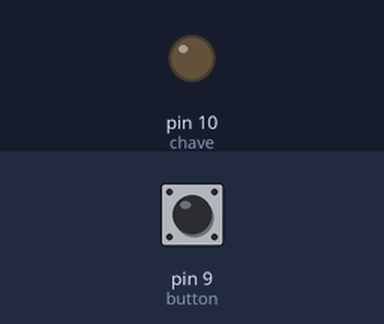
A sketch run on a simulated Arduino Uno, built with avr-gcc and run on an emulated ATmega328P. On the bench: output pins drawn as LEDs (lit = HIGH). Inputs (shaded band) come from the test bench; at power-on: pin 9 (button) LOW.

Above: at 1.2 s.
1.3 s: pin 9 (button) pulled HIGH for 0.15 s
At 1.37 s:
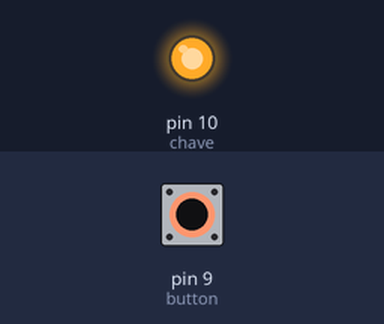
2.9 s: pin 9 (button) pulled HIGH for 3.2 s
At 6.4 s:
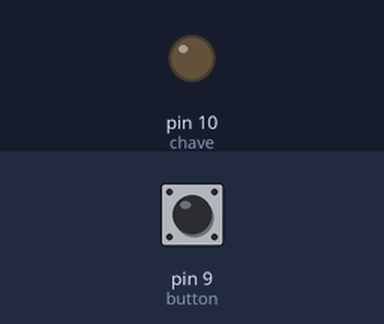
Timing chart, 0 to 7.9 s (numbered marks = the images above; inputs shaded):
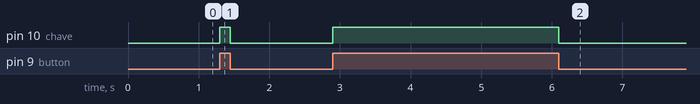

Measured:
- after the input at 1.3 s, pin 10 (chave): LOW → HIGH at once, → LOW 0.15 s later
- after the input at 2.9 s, pin 10 (chave): LOW → HIGH at once, → LOW 3.2 s later

The sketch:

chaveamento__led.ino
```cpp
//int led = 10;
int chave = 10;
char ligar = 0;
int  button = 9;

void setup() {
  Serial.begin(9600);
  pinMode(chave, OUTPUT);
  pinMode(button, INPUT);

}

void loop()
{
  ligar = digitalRead(button);

  if (ligar == HIGH)
    digitalWrite(chave, HIGH);
  else
    digitalWrite(chave, LOW);
  /*
  if(Serial.available()){
    ligar = Serial.read();
    Serial.println(ligar);
    if(ligar == 'l'){
      analogWrite(chave, 255);
    }
    else{
      digitalWrite(chave, LOW);
    }
  }*/
}
```
